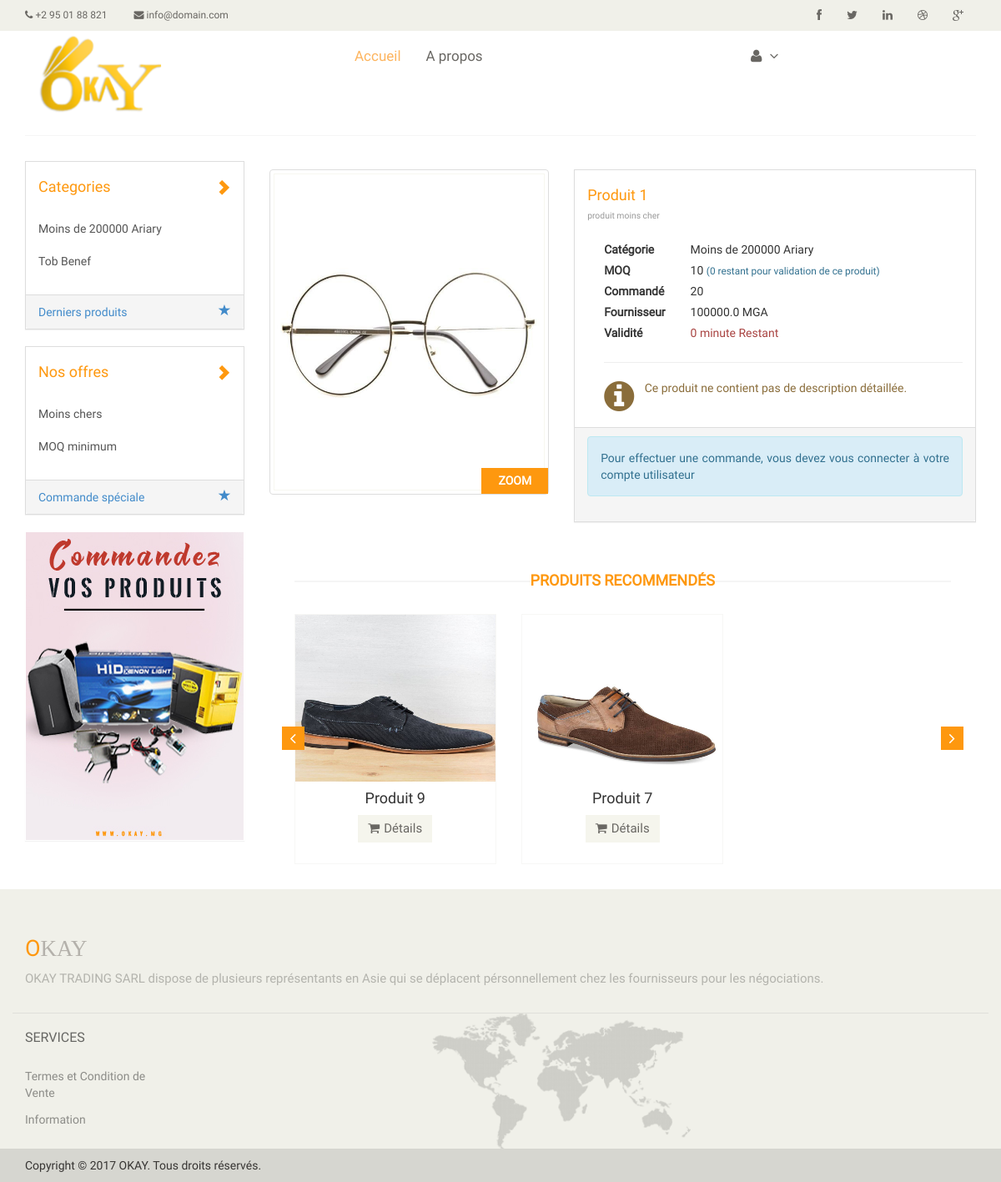
Screenshot of /product/4/ with the database file from the repository.
### commerce/models.py (models this page shows, shortened)
class Category(models.Model):
    name = models.CharField(max_length=150, verbose_name="Nom de la catégorie")
    short_desc = models.CharField(max_length=150, verbose_name="Description courte", blank=True)
    def __unicode__(self):
        return self.name
    class Meta:
        verbose_name = 'Categorie'

class Product(models.Model):
    name = models.CharField(max_length=300, verbose_name="Nom du produit")
    category = models.ForeignKey(Category, verbose_name="Catégorie du produit")
    short_desc = models.CharField(max_length=150, verbose_name="Description courte", null=True, blank=True)
    long_desc = models.TextField(verbose_name="Description longue", null=True, blank=True)
    price = models.FloatField(verbose_name="Prix du produit")
    transport = models.FloatField(verbose_name="Prix de transport")
    douane = models.FloatField(verbose_name="Douane")
    moq = models.IntegerField(verbose_name="MOQ")
    qty_commanded = models.CharField(max_length=10, default='0', verbose_name="Quantité commandé par les clients", null=True, blank=True)
    thumbnail = models.ImageField(verbose_name="Miniature du produit", upload_to='media/product/', null=True)
    date_added = models.DateField(verbose_name="Date d'ajout", auto_now_add=True)
    date_validity = models.DateField(verbose_name="Date de validité")
    class Meta:
        verbose_name = 'Produit'
    def get_tva(self):
        tva = (self.price * 20) / 100
        return self.price + tva
    def get_moq_restant(self):
        x = 0
        if int(self.qty_commanded) < self.moq:
            x = self.moq - int(self.qty_commanded)
        return x

### commerce/views.py (the view, shortened to what this page needs)
# urls.py: url(r'^product/(?P<product_id>\d+)/$', 'commerce.views.display_product', name='display_product'),
def display_product(request, product_id):
    product = get_object_or_404(Product, pk=product_id)
    products_slide = slide_all_product()
    categories_list = Category.objects.all()
    address_count = Address.objects.filter(user_id=request.user.id).count()
    return render(request, 'commerce/product.html', locals())

### commerce/templates/commerce/product.html (shortened to what this page needs)
{% extends "layout.html" %}
{% load static %}
{% block content %}
<section>
    <div class="row">
        {% include "side-bar.html" %}
        <div class="col-sm-9">
            <div class="row">
                <div class="product-details">
                    <div class="col-sm-5">
                        <div class="view-product thumbnail">
                            <img src="{{ MEDIA_URL }}{{ product.thumbnail }}" alt="" />
                            <a href="#"><h3>ZOOM</h3></a>
                        </div>
                    </div>
                    <div class="col-sm-7">
                        <div class="panel panel-default">
                            <div class="panel-heading">
                                    <h3 class="panel-title">
                                        <a class="accordion-toggle" data-toggle="collapse">
                                            <h4>
                                                {{ product.name }}
                                            </h4>
                                            <small>{{ product.short_desc }}</small>
                                        </a>
                                    </h3>
                            </div>
                            <div class="collapse in">
                                <div class="panel-body">
                                    <div class="form-details">
                                         <ul>
                                            <li><label>Catégorie</label> {{ product.category }}</li>
                                            <li>
                                                <label>MOQ</label> {{ product.moq }}
                                                <small class="text-info">({{ product.get_moq_restant }} restant pour validation de ce produit)</small>
                                            </li>
                                            <li><label>Commandé</label> {{ product.qty_commanded }}</li>
                                            <li><label>Fournisseur</label> {{ product.price }} MGA</li>
                                            <li>
                                                <label>Validité</label>
                                                <span class="text-danger">{{ product.date_validity|timeuntil }} Restant</span>
                                            </li>
                                            <hr>
                                            {% if product.long_desc == '' %}
                                                <p class="text-warning"><i class="fa fa-3x fa-info-circle pull-left"></i>
                                                    Ce produit ne contient pas de description détaillée.
                                                </p>
                                            {% else %}
                                                <p class="text-info"><i class="fa fa-3x fa-info-circle pull-left"></i>
                                                    {{ product.long_desc }}
                                                </p>
                                            {% endif %}
                                        </ul>
                                    </div>
                                </div>
                                {% if user.is_authenticated%}
                                    {% if not user.is_superuser %}
                                    <div class="panel-footer">
                                        <a href="#do_order" data-toggle="modal" id="do_shipping">Effectuer une commande &raquo;</a>
                                    {% endif %}
                                    </div>
                                {% else %}
                                    <div class="panel-footer">
                                        <div class="alert alert-info">
                                            <p>Pour effectuer une commande, vous devez vous connecter à votre compte utilisateur</p>
                                        </div>
                                    </div>
                                {% endif %}
                                </div>
                            </div>
                        </div>
                    </div>
                </div>
            {% include "recommended-product.html" %}
            </div>
        </div>
    </div>
{% endblock %}

### commerce/templates/layout.html (shortened to what this page needs)
{% load staticfiles %}
<html>
    <head>
        <link href="{% static 'css/bootstrap.min.css' %}" rel="stylesheet">
        <link href="{% static 'css/font-awesome.min.css' %}" rel="stylesheet">
        <link href="{% static 'css/prettyPhoto.css' %}" rel="stylesheet">
        <link href="{% static 'css/price-range.css' %}" rel="stylesheet">
        <link href="{% static 'css/animate.css' %}" rel="stylesheet">
        <link href="{% static 'css/main.css' %}" rel="stylesheet">
        <link href="{% static 'css/responsive.css' %}" rel="stylesheet">
        <link href="{% static 'css/style.css' %}" rel="stylesheet">
        <link href="{% static 'css/Style1.css' %}" rel="stylesheet">
    </head>
    <body>
        {% include "includes/header.html" %}
        <div class="container macro">
        {% block content %}
        {% endblock %}
        {% include "includes/footer.html" %}
    </body>
</html>

### commerce/templates/includes/header.html (shortened to what this page needs)
{% load staticfiles %}
<header id="header">
	<div class="header_top">
		<div class="container">
			<div class="row">
				<div class="col-sm-6">
					<div class="contactinfo">
						<ul class="nav nav-pills">
							<li><a href="#"><i class="fa fa-phone"></i> +2 95 01 88 821</a></li>
							<li><a href="#"><i class="fa fa-envelope"></i> info@domain.com</a></li>
						</ul>
					</div>
				</div>
				<div class="col-sm-6">
					<div class="social-icons pull-right">
						<ul class="nav navbar-nav">
							<li><a href="#"><i class="fa fa-facebook"></i></a></li>
							<li><a href="#"><i class="fa fa-twitter"></i></a></li>
							<li><a href="#"><i class="fa fa-linkedin"></i></a></li>
							<li><a href="#"><i class="fa fa-dribbble"></i></a></li>
							<li><a href="#"><i class="fa fa-google-plus"></i></a></li>
						</ul>
					</div>
				</div>
			</div>
		</div>
	</div>
	<div class="header-middle">
		<div class="container">
				<div class="col-sm-4">
					<div class="logo pull-left">
						<a href="{% url 'commerce:index' %}"><img src="{% static 'images/home/logo.png' %}" alt="" width="150px" /></a>
					</div>
				</div>
				<div class="row">
					<div class="col-sm-5">
						<div class="mainmenu pull-left">
							<ul class="nav navbar-nav collapse navbar-collapse">
								<li><a href="{% url 'commerce:index' %}" class="active">Accueil</a></li>
								<li><a href="{% url 'commerce:information' %}">A propos</a></li>
							</ul>
						</div>
					</div>
					<div class="col-sm-3">
						<div class="mainmenu pull-left">
							<ul class="nav navbar-nav collapse navbar-collapse">
								<li class="#"><a href="#"><i class="fa fa-user"></i>
								<i class="fa fa-angle-down"></i></a>
                                </li>
							</ul>
						</div>
					</div>
				</div>
			</div>
		</div>
</header>

### commerce/templates/side-bar.html (shortened to what this page needs)
{% load static %}
<div class="col-sm-3">
    <div class="left-sidebar">
            <div class="panel panel-default">
                <div class="panel-heading">
                        <h3 class="panel-title">
                            <a class="accordion-toggle" href="#item-category" data-toggle="collapse">
                                <h4>Categories<span class="glyphicon glyphicon-chevron-right pull-right"></span></h4>
                            </a>
                        </h3>
                </div>
                <div id="item-category" class="collapse in">
                    <div class="list-group">
                    {% for category in categories_list %}
                        <a class="list-group-item" href="{% url 'commerce:display_category' category.id %}">{{ category.name }}</a>
                    {% endfor %}
                    </div>
                </div>
                <div class="panel-footer">
                    <a class="" href="{% url 'commerce:index' %}">
                        Derniers produits
                        <span class="glyphicon glyphicon-star pull-right"></span>
                    </a>
                </div>
            </div>
            <div class="panel panel-default">
                <div class="panel-heading">
                        <h3 class="panel-title">
                            <a class="accordion-toggle" href="#item-offres" data-toggle="collapse">
                                <h4>Nos offres<span class="glyphicon glyphicon-chevron-right pull-right"></span></h4>
                            </a>
                        </h3>
                </div>
                <div id="item-offres" class="collapse in">
                    <div class="list-group">
                    <a class="list-group-item" href="{% url 'commerce:display_product_min_price' %}">Moins chers</a>
                    <a class="list-group-item" href="{% url 'commerce:display_product_min_moq' %}">MOQ minimum</a>
                    </div>
                </div>
                <div class="panel-footer">
                    <a class="" href="{% url 'commerce:shipping_special' %}">
                        Commande spéciale
                        <span class="glyphicon glyphicon-star pull-right"></span>
                    </a>
                </div>
            </div>
            <div class="panel">
                <img src="{% static 'images/home/shipping.jpg' %}" alt="" />
            </div>
    </div>
</div>

### commerce/templates/recommended-product.html (shortened to what this page needs)
{% load staticfiles %}
<div class="recommended_items col-lg-12">
    <h2 class="title text-center">Produits recommendés</h2>
    <div id="recommended-item-carousel" class="carousel slide" data-ride="carousel">
        <div class="carousel-inner">
            {% for products in products_slide %}
                {% ifequal products products_slide|first %}
                <div class="item active">
                {% else %}
                <div class="item">
                {% endifequal %}
                {% for product in products %}
                    <div class="col-sm-4">
                        <div class="product-image-wrapper">
                            <div class="productinfo text-center">
                                <img class="img1" src="{{ MEDIA_URL }}{{ product.thumbnail }}" alt="" />
                                <h4 class="product-name">{{ product.name|truncatechars:25 }}</h4>
                                <a href="{% url 'commerce:display_product' product.id %}" class="btn btn-default add-to-cart"><i class="fa fa-shopping-cart"></i>Détails</a>
                            </div>
                        </div>
                    </div>
                {% endfor %}
                </div>
            {% endfor %}
        </div>
        <div>
            <a class="left recommended-item-control" href="#recommended-item-carousel" data-slide="prev">
                <i class="fa fa-angle-left"></i>
            </a>
            <a class="right recommended-item-control" href="#recommended-item-carousel" data-slide="next">
                <i class="fa fa-angle-right"></i>
            </a>
        </div>
    </div>
</div>

### commerce/templates/includes/footer.html (shortened to what this page needs)
{% load staticfiles %}
<footer id="footer">
    <div class="footer-top">
        <div class="container">
            <div class="row">
                <div class="col-sm-12">
                    <div class="companyinfo">
                        <h2><span>O</span>KAY</h2>
                        <p>OKAY TRADING SARL dispose de plusieurs représentants en Asie qui se déplacent pérsonnellement chez les fournisseurs pour les négociations.</p>
                    </div>
                </div>
            </div>
        </div>
    </div>
      <div class="container">
            <div class="row">
                <div class="col-sm-2">
                    <div class="single-widget">
                        <h2>Services</h2>
                        <ul class="nav nav-pills nav-stacked">
                            <li><a href="{% url 'commerce:condition' %}">Termes et Condition de Vente</a></li>
                            <li><a href="{% url 'commerce:information' %}">Information</a></li>
                        </ul>
                    </div>
                </div>
                <div class="col-sm-5 col-sm-offset-3">
                    <div class="address">
                        <img src="{% static 'images/home/map.png' %}" alt="" />
                    </div>
                </div>
                </div>
            </div>
    <div class="footer-bottom">
        <div class="container">
            <div class="row">
                <p class="pull-left">Copyright © 2017 OKAY. Tous droits réservés.</p>
            </div>
        </div>
    </div>
</footer>

### rows the page displays
Category: name "Moins de 200000 Ariary"
Category: name "Tob Benef"
Product: thumbnail (picture), name "Produit 1", short_desc "produit moins cher", category "Moins de 200000 Ariary", moq "10", get_moq_restant "0", qty_commanded "20", price "100000.0", date_validity "0 minute"
Product: thumbnail (picture), name "Produit 9"
Product: thumbnail (picture), name "Produit 7"
